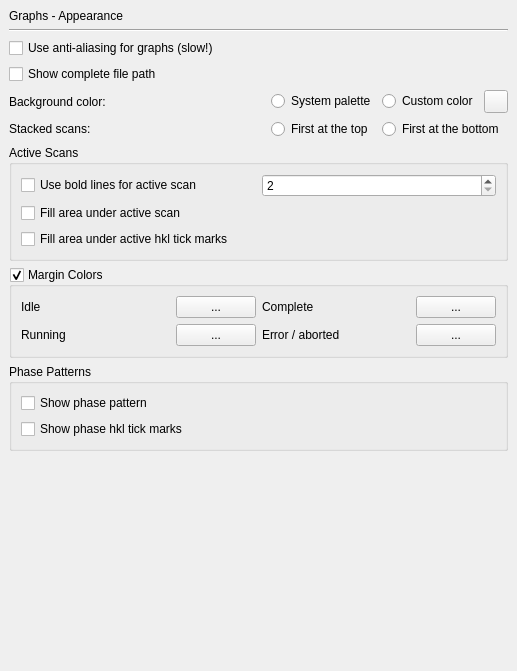
<?xml version="1.0" encoding="UTF-8"?>
<ui version="4.0">
 <class>PrefPageGraphs</class>
 <widget class="QWidget" name="PrefPageGraphs">
  <property name="geometry">
   <rect>
    <x>0</x>
    <y>0</y>
    <width>517</width>
    <height>671</height>
   </rect>
  </property>
  <property name="windowTitle">
   <string>Form</string>
  </property>
  <layout class="QVBoxLayout" name="verticalLayout">
   <property name="leftMargin">
    <number>0</number>
   </property>
   <property name="topMargin">
    <number>0</number>
   </property>
   <property name="rightMargin">
    <number>0</number>
   </property>
   <property name="bottomMargin">
    <number>0</number>
   </property>
   <item>
    <widget class="QScrollArea" name="scrollArea">
     <property name="frameShape">
      <enum>QFrame::Shape::NoFrame</enum>
     </property>
     <property name="frameShadow">
      <enum>QFrame::Shadow::Plain</enum>
     </property>
     <property name="horizontalScrollBarPolicy">
      <enum>Qt::ScrollBarPolicy::ScrollBarAlwaysOff</enum>
     </property>
     <property name="widgetResizable">
      <bool>true</bool>
     </property>
     <widget class="QWidget" name="scrollAreaWidgetContents">
      <property name="geometry">
       <rect>
        <x>0</x>
        <y>0</y>
        <width>517</width>
        <height>671</height>
       </rect>
      </property>
      <layout class="QVBoxLayout" name="verticalLayout_2">
       <item>
        <widget class="QLabel" name="label_41">
         <property name="text">
          <string>Graphs - Appearance</string>
         </property>
        </widget>
       </item>
       <item>
        <widget class="Line" name="line_8">
         <property name="orientation">
          <enum>Qt::Orientation::Horizontal</enum>
         </property>
        </widget>
       </item>
       <item>
        <widget class="QCheckBox" name="checkBoxAntiAliasing">
         <property name="toolTip">
          <string>Use anti aliasing to draw smooth lines. Drawing becomes slow!</string>
         </property>
         <property name="text">
          <string>Use anti-aliasing for graphs (slow!)</string>
         </property>
        </widget>
       </item>
       <item>
        <widget class="QCheckBox" name="checkBoxCompleteFileName">
         <property name="toolTip">
          <string>Show the complete file path and file name in the top-right corner of the graph. If unchecked, only the file name is shown.</string>
         </property>
         <property name="text">
          <string>Show complete file path</string>
         </property>
        </widget>
       </item>
       <item>
        <layout class="QGridLayout" name="gridLayout_4">
         <item row="0" column="3">
          <widget class="QToolButton" name="toolButtonBackgroundColor">
           <property name="text">
            <string/>
           </property>
          </widget>
         </item>
         <item row="0" column="2">
          <widget class="QRadioButton" name="radioButtonCustomColor">
           <property name="toolTip">
            <string>Select a custom color for the background of graphs</string>
           </property>
           <property name="text">
            <string>Custom color</string>
           </property>
          </widget>
         </item>
         <item row="0" column="1">
          <widget class="QRadioButton" name="radioButtonSystemPalette">
           <property name="toolTip">
            <string>The background color of the graphs is defined by the system palette</string>
           </property>
           <property name="text">
            <string>System palette</string>
           </property>
          </widget>
         </item>
         <item row="0" column="0">
          <widget class="QLabel" name="label_2">
           <property name="sizePolicy">
            <sizepolicy hsizetype="Expanding" vsizetype="Preferred">
             <horstretch>0</horstretch>
             <verstretch>0</verstretch>
            </sizepolicy>
           </property>
           <property name="text">
            <string>Background color:</string>
           </property>
          </widget>
         </item>
         <item row="1" column="0">
          <widget class="QLabel" name="label_3">
           <property name="text">
            <string>Stacked scans:</string>
           </property>
          </widget>
         </item>
         <item row="1" column="1">
          <widget class="QRadioButton" name="radioButtonStackedScansTop">
           <property name="toolTip">
            <string>&lt;html&gt;&lt;head/&gt;&lt;body&gt;&lt;p&gt;Draw the first scan at the top of the stack and the last at the bottom.&lt;/p&gt;&lt;/body&gt;&lt;/html&gt;</string>
           </property>
           <property name="text">
            <string>First at the top</string>
           </property>
          </widget>
         </item>
         <item row="1" column="2" colspan="2">
          <widget class="QRadioButton" name="radioButtonStackedScansBottom">
           <property name="toolTip">
            <string>&lt;html&gt;&lt;head/&gt;&lt;body&gt;&lt;p&gt;Draw the first scan at the bottom of the stack and the last at the top.&lt;/p&gt;&lt;/body&gt;&lt;/html&gt;</string>
           </property>
           <property name="text">
            <string>First at the bottom</string>
           </property>
          </widget>
         </item>
        </layout>
       </item>
       <item>
        <widget class="QGroupBox" name="groupBox">
         <property name="title">
          <string>Active Scans</string>
         </property>
         <layout class="QGridLayout" name="gridLayout_3">
          <item row="0" column="1">
           <widget class="QSpinBox" name="spinBoxActiveScanLineWidth">
            <property name="toolTip">
             <string>Width in pixels of the active scan line</string>
            </property>
            <property name="minimum">
             <number>2</number>
            </property>
            <property name="maximum">
             <number>20</number>
            </property>
           </widget>
          </item>
          <item row="1" column="0" colspan="2">
           <widget class="QCheckBox" name="checkBoxFillActive">
            <property name="toolTip">
             <string>If checked, the area under graphs set active is filled with the scan color for better visibility</string>
            </property>
            <property name="text">
             <string>Fill area under active scan</string>
            </property>
           </widget>
          </item>
          <item row="2" column="0" colspan="2">
           <widget class="QCheckBox" name="checkBoxFillActiveHkl">
            <property name="toolTip">
             <string>If checked, the area under hkl lines set active is filled with the scan color for better visibility</string>
            </property>
            <property name="text">
             <string>Fill area under active hkl tick marks</string>
            </property>
           </widget>
          </item>
          <item row="0" column="0">
           <widget class="QCheckBox" name="checkBoxActiveScanLineWidth">
            <property name="toolTip">
             <string>If checked, the active scan will be drawn with a bold line</string>
            </property>
            <property name="text">
             <string>Use bold lines for active scan</string>
            </property>
           </widget>
          </item>
         </layout>
        </widget>
       </item>
       <item>
        <widget class="QGroupBox" name="groupBoxMarginColors">
         <property name="toolTip">
          <string>&lt;html&gt;&lt;head/&gt;&lt;body&gt;&lt;p&gt;Margin colors are used to indicate the status of refinement projects. Select different colors for idle, active (refining), and complete projects. Margins of the scan plot areas will be drawn in these colors.&lt;/p&gt;&lt;/body&gt;&lt;/html&gt;</string>
         </property>
         <property name="title">
          <string>Margin Colors</string>
         </property>
         <property name="checkable">
          <bool>true</bool>
         </property>
         <layout class="QGridLayout" name="gridLayout">
          <item row="0" column="0">
           <widget class="QLabel" name="labelBgColIdle">
            <property name="sizePolicy">
             <sizepolicy hsizetype="Expanding" vsizetype="Preferred">
              <horstretch>0</horstretch>
              <verstretch>0</verstretch>
             </sizepolicy>
            </property>
            <property name="text">
             <string>Idle</string>
            </property>
           </widget>
          </item>
          <item row="0" column="1">
           <widget class="QPushButton" name="pushButtonBgColorIdle">
            <property name="toolTip">
             <string>Select a color for graphs to indicate idle status. The default is white.</string>
            </property>
            <property name="text">
             <string>...</string>
            </property>
           </widget>
          </item>
          <item row="0" column="2">
           <widget class="QLabel" name="labelBgColComplete">
            <property name="sizePolicy">
             <sizepolicy hsizetype="Expanding" vsizetype="Preferred">
              <horstretch>0</horstretch>
              <verstretch>0</verstretch>
             </sizepolicy>
            </property>
            <property name="text">
             <string>Complete</string>
            </property>
           </widget>
          </item>
          <item row="0" column="3">
           <widget class="QPushButton" name="pushButtonBgColorComplete">
            <property name="toolTip">
             <string>Select a color for graphs to indicate complete status. The default is light green.</string>
            </property>
            <property name="text">
             <string>...</string>
            </property>
           </widget>
          </item>
          <item row="1" column="0">
           <widget class="QLabel" name="labelBgColActive">
            <property name="sizePolicy">
             <sizepolicy hsizetype="Expanding" vsizetype="Preferred">
              <horstretch>0</horstretch>
              <verstretch>0</verstretch>
             </sizepolicy>
            </property>
            <property name="text">
             <string>Running</string>
            </property>
           </widget>
          </item>
          <item row="1" column="1">
           <widget class="QPushButton" name="pushButtonBgColorActive">
            <property name="toolTip">
             <string>Select a color for graphs to indicate active (refining) status. The default is light red.</string>
            </property>
            <property name="text">
             <string>...</string>
            </property>
           </widget>
          </item>
          <item row="1" column="2">
           <widget class="QLabel" name="label">
            <property name="sizePolicy">
             <sizepolicy hsizetype="Expanding" vsizetype="Preferred">
              <horstretch>0</horstretch>
              <verstretch>0</verstretch>
             </sizepolicy>
            </property>
            <property name="text">
             <string>Error / aborted</string>
            </property>
           </widget>
          </item>
          <item row="1" column="3">
           <widget class="QPushButton" name="pushButtonBgColorError">
            <property name="text">
             <string>...</string>
            </property>
           </widget>
          </item>
         </layout>
        </widget>
       </item>
       <item>
        <widget class="QGroupBox" name="groupBox_2">
         <property name="title">
          <string>Phase Patterns</string>
         </property>
         <layout class="QGridLayout" name="gridLayout_2">
          <item row="0" column="0">
           <widget class="QCheckBox" name="checkBoxPhaseDataPattern">
            <property name="toolTip">
             <string>&lt;html&gt;&lt;head/&gt;&lt;body&gt;&lt;p&gt;Check to draw the refined diffraction pattern of the phases.&lt;/p&gt;&lt;/body&gt;&lt;/html&gt;</string>
            </property>
            <property name="text">
             <string>Show phase pattern</string>
            </property>
           </widget>
          </item>
          <item row="1" column="0">
           <widget class="QCheckBox" name="checkBoxPhaseDataHkl">
            <property name="toolTip">
             <string>&lt;html&gt;&lt;head/&gt;&lt;body&gt;&lt;p&gt;Check to draw the hkl tick marks of all phases.&lt;/p&gt;&lt;/body&gt;&lt;/html&gt;</string>
            </property>
            <property name="text">
             <string>Show phase hkl tick marks</string>
            </property>
           </widget>
          </item>
         </layout>
        </widget>
       </item>
       <item>
        <spacer name="verticalSpacer">
         <property name="orientation">
          <enum>Qt::Orientation::Vertical</enum>
         </property>
         <property name="sizeHint" stdset="0">
          <size>
           <width>20</width>
           <height>40</height>
          </size>
         </property>
        </spacer>
       </item>
      </layout>
     </widget>
    </widget>
   </item>
  </layout>
 </widget>
 <tabstops>
  <tabstop>checkBoxCompleteFileName</tabstop>
  <tabstop>pushButtonBgColorIdle</tabstop>
  <tabstop>pushButtonBgColorActive</tabstop>
  <tabstop>pushButtonBgColorComplete</tabstop>
 </tabstops>
 <resources/>
 <connections>
  <connection>
   <sender>checkBoxActiveScanLineWidth</sender>
   <signal>toggled(bool)</signal>
   <receiver>spinBoxActiveScanLineWidth</receiver>
   <slot>setEnabled(bool)</slot>
   <hints>
    <hint type="sourcelabel">
     <x>255</x>
     <y>165</y>
    </hint>
    <hint type="destinationlabel">
     <x>495</x>
     <y>164</y>
    </hint>
   </hints>
  </connection>
  <connection>
   <sender>toolButtonBackgroundColor</sender>
   <signal>clicked()</signal>
   <receiver>PrefPageGraphs</receiver>
   <slot>customBackgroundColor()</slot>
   <hints>
    <hint type="sourcelabel">
     <x>499</x>
     <y>108</y>
    </hint>
    <hint type="destinationlabel">
     <x>517</x>
     <y>101</y>
    </hint>
   </hints>
  </connection>
  <connection>
   <sender>radioButtonCustomColor</sender>
   <signal>toggled(bool)</signal>
   <receiver>toolButtonBackgroundColor</receiver>
   <slot>setEnabled(bool)</slot>
   <hints>
    <hint type="sourcelabel">
     <x>410</x>
     <y>106</y>
    </hint>
    <hint type="destinationlabel">
     <x>495</x>
     <y>104</y>
    </hint>
   </hints>
  </connection>
 </connections>
 <slots>
  <slot>customBackgroundColor()</slot>
 </slots>
</ui>
